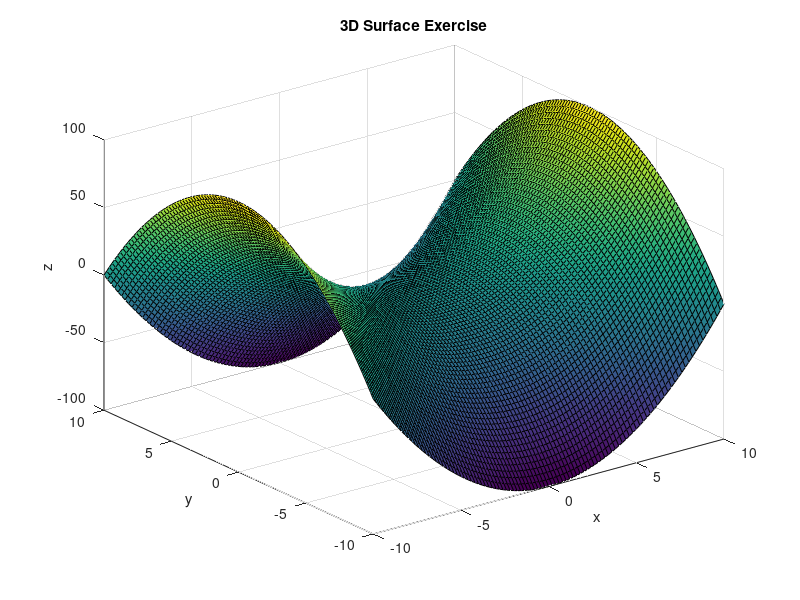

MATLAB code to generate this figure:
clc; clear;

x = -10:0.2:10; y=x;
[X, Y] = meshgrid(x, y);
Z = X.^2-Y.^2;

surf(X, Y, Z);
title('3D Surface Exercise');
xlabel('x'); ylabel('y'); zlabel('z');